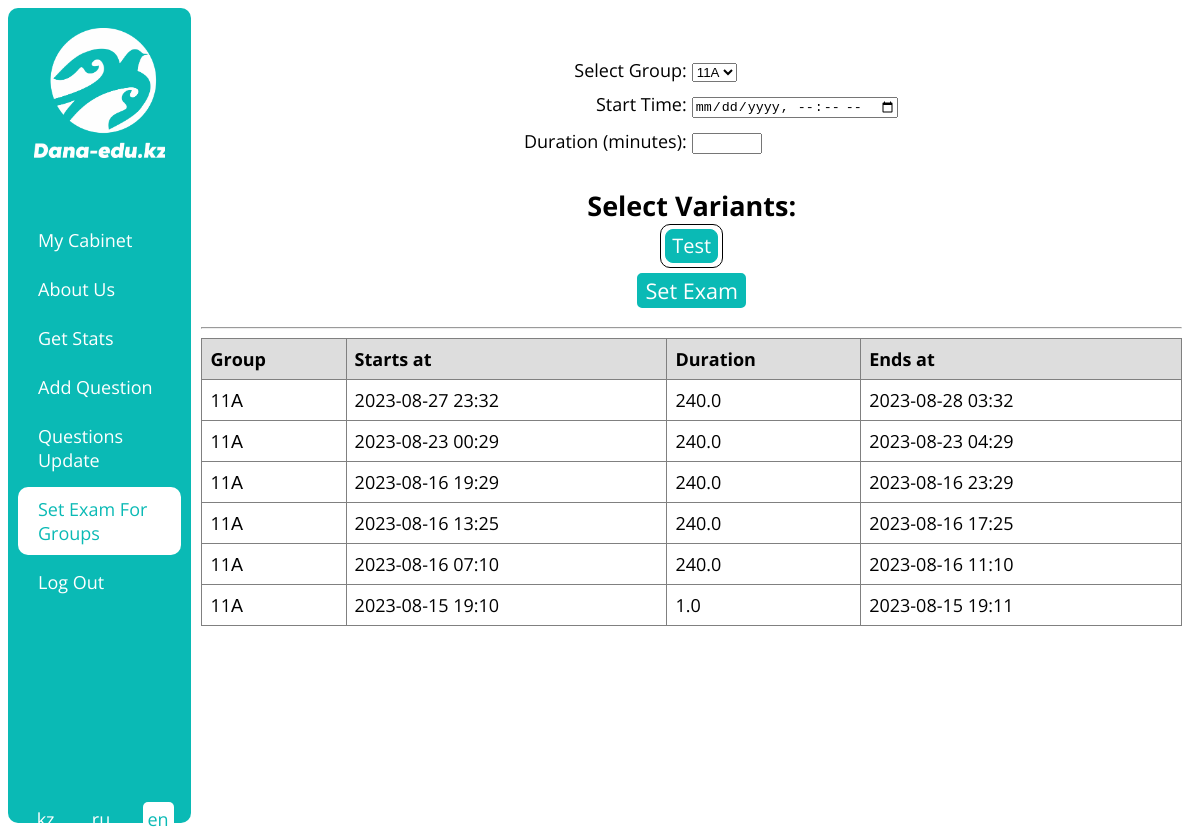
/en/set_exam_for_groups (signed in), run on an earlier commit of the app's database.
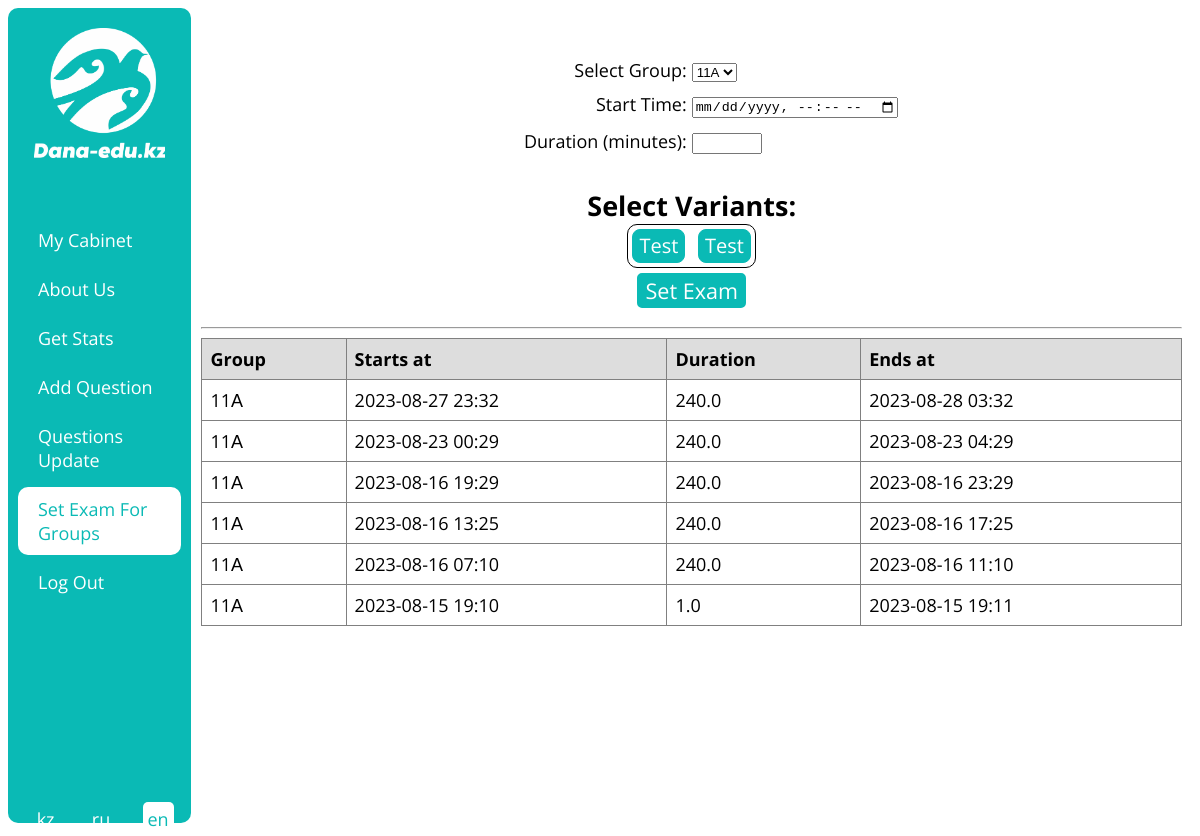
And on a later commit of the database.
### examapp/models.py (models this page shows, shortened)
class Variant(models.Model):
    name = models.CharField(max_length=100)
    exam_type = models.CharField(max_length=10, choices=getExamTypesChoices())
    language = models.CharField(max_length=3, choices=getVariantLanguageChoices())

class ExamForGroup(models.Model):
    group = models.ForeignKey('Group', on_delete=models.CASCADE)
    variants = models.ManyToManyField('Variant')
    duration = models.FloatField(default=240)
    starts_at = models.DateTimeField()
    ends_at = models.DateTimeField(null=True, blank=True)
    ended_users = models.ManyToManyField('CustomUser', blank=True)

class Group(models.Model):
    number = models.SmallIntegerField(choices=getNumberChoices())
    literal = models.CharField(choices=getLiteralChoices(), max_length=1)
    school = models.ForeignKey('School', on_delete=models.CASCADE)
    def __str__(self):
        return str(self.number) + str(self.literal)

### examapp/views.py (the view, shortened to what this page needs)
# urls.py: path('set_exam_for_groups', setExamForGroup, name='set_exam_for_groups_url'),
@login_required(login_url='login_url')
def setExamForGroup(request):
    if request.user.type != 'MO':
        return redirect('home_url')
    if request.method == 'GET':
        context = {'groups': Group.objects.all(),
                   'variants': Variant.objects.all(),
                   'exam_for_groups': ExamForGroup.objects.all().order_by('-pk'),
                   'urls': getUserUrls(request.user)}
        return render(request, 'set_exam_for_groups_page.html', context)

### examapp/functions.py (called while the page is built)
def getUserUrls(user) -> []:
    urls = [
        {'text': _('My Cabinet'), 'url': 'cabinet_url'},
        {'text': _('About Us'), 'url': 'about_us_url'}
    ]
    if user.type == 'PU':
        urls.append({'text': _('Init Exam'), 'url': 'exam_init_url'})
        urls.append({'text': _('Exam Results'), 'url': 'exam_results_url'})
    if user.type == 'MO':
        urls.append({'text': _('Get Stats'), 'url': 'get_stats_url'})
        urls.append({'text': _('Add Question'), 'url': 'add_questions_init_url'})
        urls.append({'text': _('Questions Update'), 'url': 'questions_update_url'})
        urls.append({'text': _('Set Exam For Groups'), 'url': 'set_exam_for_groups_url'})
    urls.append({'text': _('Log Out'), 'url': 'logout_url'})
    return urls

### templates/set_exam_for_groups_page.html (shortened to what this page needs)
{% extends 'base.html' %}
{% load i18n %}
{% block content %}
    <div align="center" style="font-size: 18px;">
        <form id="group-form" class="form" action="{% url 'set_exam_for_groups_url' %}" method="post">
            <p>
                <label for="group">{% trans 'Select Group:' %} </label>
                <select id="group" name="group">
                    {% for group in groups %}
                        <option value="{{ group.id }}">{{ group.number }}{{ group.literal }}</option>
                    {% endfor %}
                </select>
            </p>
            <p>
                <label for="start_time">{% trans 'Start Time:' %} </label>
                <input type="datetime-local" id="start_time" name="start_time" required>
            </p>
            <p>
                <label for="duration">{% trans 'Duration (minutes):' %} </label>
                <input type="number" id="duration" name="duration" style="width:30%" required>
            </p>
        </form>
        <h2 style="margin-bottom: 0px;">{% trans 'Select Variants:' %}</h2>
        <div id="variants" align="center">
            {% for variant in variants %}
                <button class="question_button" onclick="selectVariant({{ variant.id }})" style="width: auto; border: 1px solid #0ABAB5; border-radius: 8px;">{{ variant.name }}</button>
            {% endfor %}
        </div>
        <input class="btn" form="group-form" type="submit" value="{% trans 'Set Exam' %}" style="font-size: 120%">
        <hr>
        <table class="groups_exams">
            <tr>
                <th>{% trans 'Group' %}</th>
                <th>{% trans 'Starts at' %}</th>
                <th>{% trans 'Duration' %}</th>
                <th>{% trans 'Ends at' %}</th>
            </tr>
            {% for exam in exam_for_groups %}
                <tr>
                    <td>{{ exam.group }}</td>
                    <td>{{ exam.starts_at|date:'Y-m-d H:i' }}</td>
                    <td>{{ exam.duration }}</td>
                    <td>{{ exam.ends_at|date:'Y-m-d H:i' }}</td>
                </tr>
            {% endfor %}
        </table>
    </div>
{% endblock content %}

What changed in the data, as far as the page shows it:
added Variant: name "Test"
